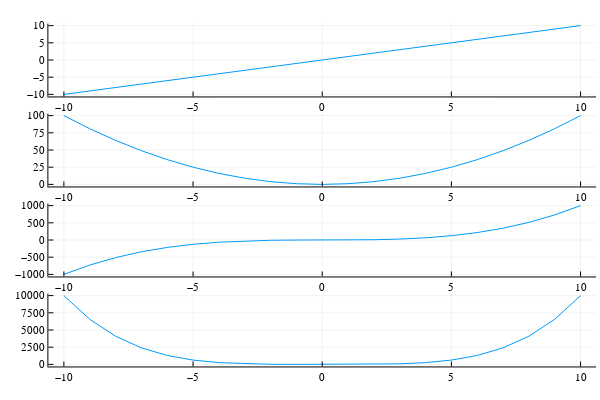

Notebook code for this chart:
### Markdown cell above
A whole host of Julia plotting ecosystem (full of backends, layouts and more) exists : 

https://docs.juliaplots.org/latest/layouts/#Simple-Layouts

### Code cell
plot(p1, p2, p3, p4, layout = (4, 1), legend = false)

### Figure 1 — Plotly figure (JSON) as saved in the notebook; plotly's stock layout.template omitted (floating-point values rounded to 4 significant figures)
{"data": [{"colorbar": {"len": 0.2025, "title": "", "x": 0.9934, "y": 0.8889}, "legendgroup": "y1", "line": {"color": "rgba(0, 154, 250, 1.000)", "dash": "solid", "shape": "linear", "width": 1}, "mode": "lines", "name": "y1", "showlegend": true, "type": "scatter", "x": [-10, -9, -8, -7, -6, -5, -4, -3, -2, -1, 0, 1, 2, 3, 4, 5, 6, 7, 8, 9, 10], "xaxis": "x1", "y": [-10, -9, -8, -7, -6, -5, -4, -3, -2, -1, 0, 1, 2, 3, 4, 5, 6, 7, 8, 9, 10], "yaxis": "y1"}, {"colorbar": {"len": 0.2025, "title": "", "x": 0.9934, "y": 0.6389}, "legendgroup": "y1", "line": {"color": "rgba(0, 154, 250, 1.000)", "dash": "solid", "shape": "linear", "width": 1}, "mode": "lines", "name": "y1", "showlegend": true, "type": "scatter", "x": [-10, -9, -8, -7, -6, -5, -4, -3, -2, -1, 0, 1, 2, 3, 4, 5, 6, 7, 8, 9, 10], "xaxis": "x2", "y": [100, 81, 64, 49, 36, 25, 16, 9, 4, 1, 0, 1, 4, 9, 16, 25, 36, 49, 64, 81, 100], "yaxis": "y2"}, {"colorbar": {"len": 0.2025, "title": "", "x": 0.9934, "y": 0.3889}, "legendgroup": "y1", "line": {"color": "rgba(0, 154, 250, 1.000)", "dash": "solid", "shape": "linear", "width": 1}, "mode": "lines", "name": "y1", "showlegend": true, "type": "scatter", "x": [-10, -9, -8, -7, -6, -5, -4, -3, -2, -1, 0, 1, 2, 3, 4, 5, 6, 7, 8, 9, 10], "xaxis": "x3", "y": [-1000, -729, -512, -343, -216, -125, -64, -27, -8, -1, 0, 1, 8, 27, 64, 125, 216, 343, 512, 729, 1000], "yaxis": "y3"}, {"colorbar": {"len": 0.2025, "title": "", "x": 0.9934, "y": 0.1389}, "legendgroup": "y1", "line": {"color": "rgba(0, 154, 250, 1.000)", "dash": "solid", "shape": "linear", "width": 1}, "mode": "lines", "name": "y1", "showlegend": true, "type": "scatter", "x": [-10, -9, -8, -7, -6, -5, -4, -3, -2, -1, 0, 1, 2, 3, 4, 5, 6, 7, 8, 9, 10], "xaxis": "x4", "y": [10000, 6561, 4096, 2401, 1296, 625, 256, 81, 16, 1, 0, 1, 16, 81, 256, 625, 1296, 2401, 4096, 6561, 10000], "yaxis": "y4"}], "layout": {"annotations": [], "height": 400, "margin": {"b": 20, "l": 0, "r": 0, "t": 20}, "paper_bgcolor": "rgba(255, 255, 255, 1.000)", "plot_bgcolor": "rgba(255, 255, 255, 1.000)", "showlegend": false, "width": 600, "xaxis1": {"anchor": "y1", "domain": [0.08064, 0.9934], "gridcolor": "rgba(0, 0, 0, 0.100)", "gridwidth": 0.5, "linecolor": "rgba(0, 0, 0, 1.000)", "mirror": false, "range": [-10.6, 10.6], "showgrid": true, "showline": true, "showticklabels": true, "tickangle": 0, "tickcolor": "rgb(0, 0, 0)", "tickfont": {"color": "rgba(0, 0, 0, 1.000)", "family": "sans-serif", "size": 11}, "tickmode": "array", "ticks": "inside", "ticktext": ["−10", "−5", "0", "5", "10"], "tickvals": [-10, -5, 0, 5, 10], "title": "", "titlefont": {"color": "rgba(0, 0, 0, 1.000)", "family": "sans-serif", "size": 15}, "type": "-", "visible": true, "zeroline": false, "zerolinecolor": "rgba(0, 0, 0, 1.000)"}, "xaxis2": {"anchor": "y2", "domain": [0.08064, 0.9934], "gridcolor": "rgba(0, 0, 0, 0.100)", "gridwidth": 0.5, "linecolor": "rgba(0, 0, 0, 1.000)", "mirror": false, "range": [-10.6, 10.6], "showgrid": true, "showline": true, "showticklabels": true, "tickangle": 0, "tickcolor": "rgb(0, 0, 0)", "tickfont": {"color": "rgba(0, 0, 0, 1.000)", "family": "sans-serif", "size": 11}, "tickmode": "array", "ticks": "inside", "ticktext": ["−10", "−5", "0", "5", "10"], "tickvals": [-10, -5, 0, 5, 10], "title": "", "titlefont": {"color": "rgba(0, 0, 0, 1.000)", "family": "sans-serif", "size": 15}, "type": "-", "visible": true, "zeroline": false, "zerolinecolor": "rgba(0, 0, 0, 1.000)"}, "xaxis3": {"anchor": "y3", "domain": [0.08064, 0.9934], "gridcolor": "rgba(0, 0, 0, 0.100)", "gridwidth": 0.5, "linecolor": "rgba(0, 0, 0, 1.000)", "mirror": false, "range": [-10.6, 10.6], "showgrid": true, "showline": true, "showticklabels": true, "tickangle": 0, "tickcolor": "rgb(0, 0, 0)", "tickfont": {"color": "rgba(0, 0, 0, 1.000)", "family": "sans-serif", "size": 11}, "tickmode": "array", "ticks": "inside", "ticktext": ["−10", "−5", "0", "5", "10"], "tickvals": [-10, -5, 0, 5, 10], "title": "", "titlefont": {"color": "rgba(0, 0, 0, 1.000)", "family": "sans-serif", "size": 15}, "type": "-", "visible": true, "zeroline": false, "zerolinecolor": "rgba(0, 0, 0, 1.000)"}, "xaxis4": {"anchor": "y4", "domain": [0.08064, 0.9934], "gridcolor": "rgba(0, 0, 0, 0.100)", "gridwidth": 0.5, "linecolor": "rgba(0, 0, 0, 1.000)", "mirror": false, "range": [-10.6, 10.6], "showgrid": true, "showline": true, "showticklabels": true, "tickangle": 0, "tickcolor": "rgb(0, 0, 0)", "tickfont": {"color": "rgba(0, 0, 0, 1.000)", "family": "sans-serif", "size": 11}, "tickmode": "array", "ticks": "inside", "ticktext": ["−10", "−5", "0", "5", "10"], "tickvals": [-10, -5, 0, 5, 10], "title": "", "titlefont": {"color": "rgba(0, 0, 0, 1.000)", "family": "sans-serif", "size": 15}, "type": "-", "visible": true, "zeroline": false, "zerolinecolor": "rgba(0, 0, 0, 1.000)"}, "yaxis1": {"anchor": "x1", "domain": [0.7876, 0.9902], "gridcolor": "rgba(0, 0, 0, 0.100)", "gridwidth": 0.5, "linecolor": "rgba(0, 0, 0, 1.000)", "mirror": false, "range": [-10.6, 10.6], "showgrid": true, "showline": true, "showticklabels": true, "tickangle": 0, "tickcolor": "rgb(0, 0, 0)", "tickfont": {"color": "rgba(0, 0, 0, 1.000)", "family": "sans-serif", "size": 11}, "tickmode": "array", "ticks": "inside", "ticktext": ["−10", "−5", "0", "5", "10"], "tickvals": [-10, -5, 0, 5, 10], "title": "", "titlefont": {"color": "rgba(0, 0, 0, 1.000)", "family": "sans-serif", "size": 15}, "type": "-", "visible": true, "zeroline": false, "zerolinecolor": "rgba(0, 0, 0, 1.000)"}, "yaxis2": {"anchor": "x2", "domain": [0.5376, 0.7402], "gridcolor": "rgba(0, 0, 0, 0.100)", "gridwidth": 0.5, "linecolor": "rgba(0, 0, 0, 1.000)", "mirror": false, "range": [-3, 103], "showgrid": true, "showline": true, "showticklabels": true, "tickangle": 0, "tickcolor": "rgb(0, 0, 0)", "tickfont": {"color": "rgba(0, 0, 0, 1.000)", "family": "sans-serif", "size": 11}, "tickmode": "array", "ticks": "inside", "ticktext": ["0", "25", "50", "75", "100"], "tickvals": [0, 25, 50, 75, 100], "title": "", "titlefont": {"color": "rgba(0, 0, 0, 1.000)", "family": "sans-serif", "size": 15}, "type": "-", "visible": true, "zeroline": false, "zerolinecolor": "rgba(0, 0, 0, 1.000)"}, "yaxis3": {"anchor": "x3", "domain": [0.2876, 0.4902], "gridcolor": "rgba(0, 0, 0, 0.100)", "gridwidth": 0.5, "linecolor": "rgba(0, 0, 0, 1.000)", "mirror": false, "range": [-1060, 1060], "showgrid": true, "showline": true, "showticklabels": true, "tickangle": 0, "tickcolor": "rgb(0, 0, 0)", "tickfont": {"color": "rgba(0, 0, 0, 1.000)", "family": "sans-serif", "size": 11}, "tickmode": "array", "ticks": "inside", "ticktext": ["−1000", "−500", "0", "500", "1000"], "tickvals": [-1000, -500, 0, 500, 1000], "title": "", "titlefont": {"color": "rgba(0, 0, 0, 1.000)", "family": "sans-serif", "size": 15}, "type": "-", "visible": true, "zeroline": false, "zerolinecolor": "rgba(0, 0, 0, 1.000)"}, "yaxis4": {"anchor": "x4", "domain": [0.03762, 0.2402], "gridcolor": "rgba(0, 0, 0, 0.100)", "gridwidth": 0.5, "linecolor": "rgba(0, 0, 0, 1.000)", "mirror": false, "range": [-300, 10300], "showgrid": true, "showline": true, "showticklabels": true, "tickangle": 0, "tickcolor": "rgb(0, 0, 0)", "tickfont": {"color": "rgba(0, 0, 0, 1.000)", "family": "sans-serif", "size": 11}, "tickmode": "array", "ticks": "inside", "ticktext": ["0", "2500", "5000", "7500", "10000"], "tickvals": [0, 2500, 5000, 7500, 10000], "title": "", "titlefont": {"color": "rgba(0, 0, 0, 1.000)", "family": "sans-serif", "size": 15}, "type": "-", "visible": true, "zeroline": false, "zerolinecolor": "rgba(0, 0, 0, 1.000)"}}}
